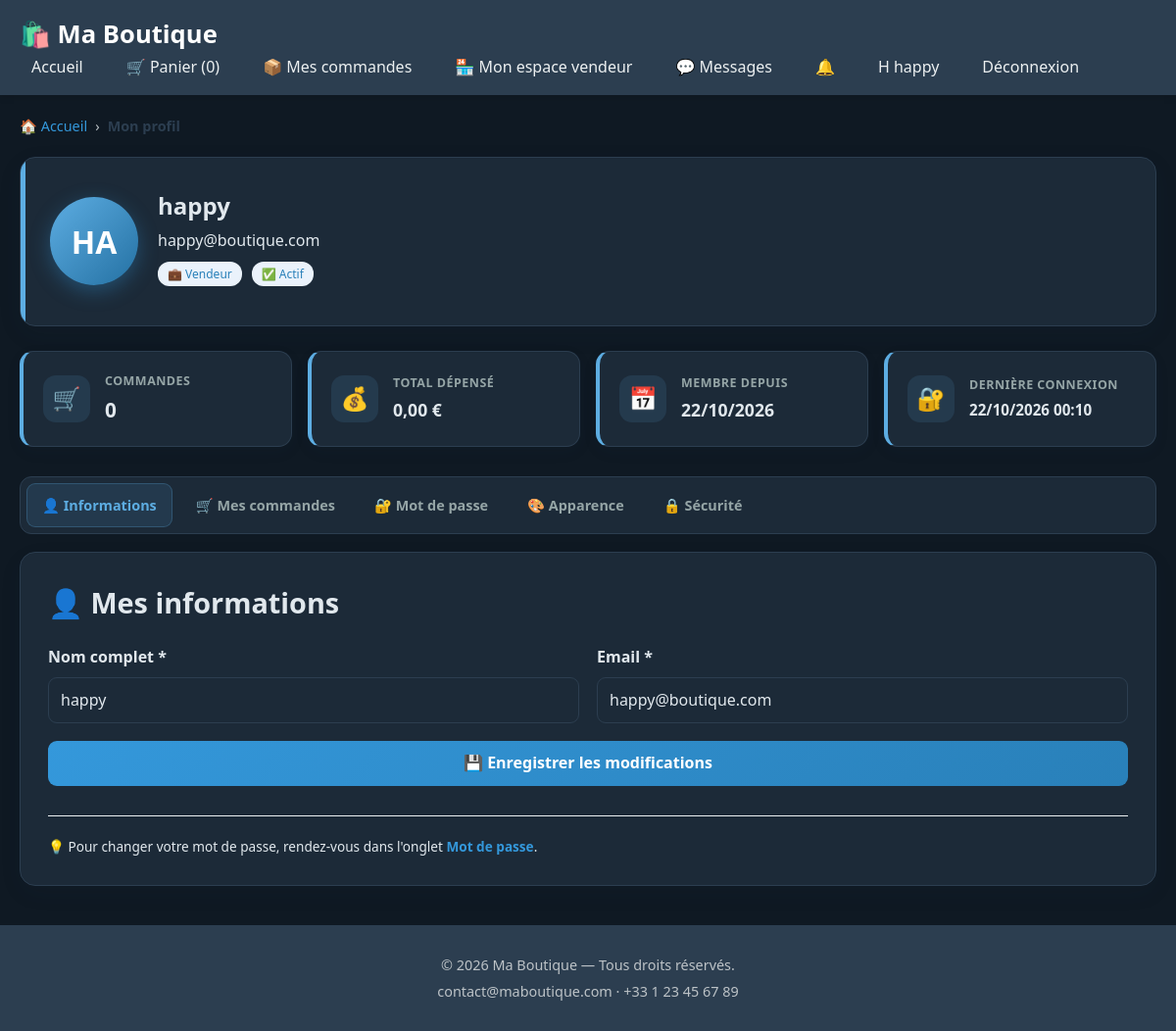
The page /profil.php (signed in) on the database as committed earlier.
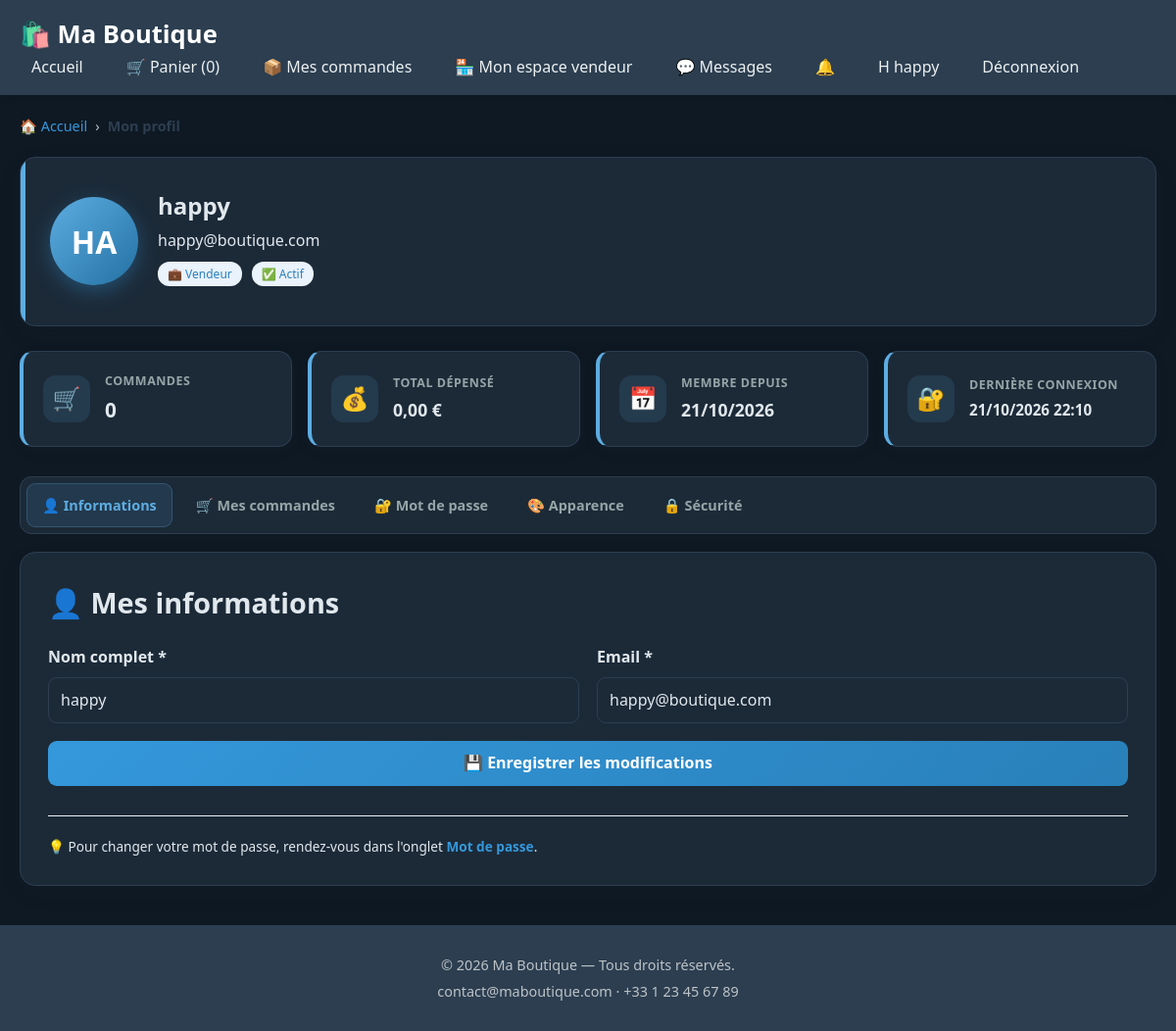
The same page on the database as committed later.
### tables this page shows
CREATE TABLE `utilisateurs` (
  `id` int(11) NOT NULL AUTO_INCREMENT,
  `nom` varchar(100) NOT NULL,
  `email` varchar(150) NOT NULL,
  `mot_de_passe` varchar(255) NOT NULL,
  `role` enum('admin','vendeur','client') DEFAULT 'client',
  `statut` enum('actif','en_attente','rejete') DEFAULT 'actif',
  `tentatives_connexion` int(11) DEFAULT 0,
  `verrouille_jusqua` datetime DEFAULT NULL,
  `double_auth_secret` varchar(255) DEFAULT NULL,
  `cree_le` timestamp NULL DEFAULT current_timestamp(),
  `date_validation` datetime DEFAULT NULL,
  `valide_par` int(11) DEFAULT NULL,
  PRIMARY KEY (`id`),
  UNIQUE KEY `email` (`email`)
);

CREATE TABLE `historique_connexions` (
  `id` int(11) NOT NULL AUTO_INCREMENT,
  `utilisateur_id` int(11) DEFAULT NULL,
  `ip_adresse` varchar(45) DEFAULT NULL,
  `date_connexion` timestamp NULL DEFAULT current_timestamp(),
  PRIMARY KEY (`id`),
  KEY `utilisateur_id` (`utilisateur_id`),
  CONSTRAINT `historique_connexions_ibfk_1` FOREIGN KEY (`utilisateur_id`) REFERENCES `utilisateurs` (`id`)
);

### profil.php (the view, shortened to what the changed rows need)
<?php
require_once 'config/init.php';
$onglet = $_GET['onglet'] ?? 'infos';
$stmt = $pdo->prepare("SELECT * FROM utilisateurs WHERE id = ?");
$stmt->execute([$_SESSION['user_id']]);
$user = $stmt->fetch();
$stmt = $pdo->prepare("
    SELECT date_connexion, ip_adresse
    FROM historique_connexions
    WHERE utilisateur_id = ?
    ORDER BY date_connexion DESC
    LIMIT 5
");
$stmt->execute([$_SESSION['user_id']]);
$connexions = $stmt->fetchAll();
$statut_ok = ($user['statut'] === 'actif');
include 'includes/header.php';
?>
<div class="profil-header">
    <div class="profil-avatar-large">
        <?= strtoupper(substr($user['nom'], 0, 2)) ?>
    </div>
    <div class="profil-header-info">
        <h1><?= htmlspecialchars($user['nom']) ?></h1>
        <p class="text-muted"><?= htmlspecialchars($user['email']) ?></p>
        <div style="display:flex;gap:10px;flex-wrap:wrap;margin-top:8px;">
            <span class="badge <?= $user['role'] === 'admin' ? 'badge-danger' : ($user['role'] === 'vendeur' ? 'badge-warning' : 'badge-success') ?>">
                <?= $user['role'] === 'admin' ? '👑' : ($user['role'] === 'vendeur' ? '💼' : '🛒') ?>
                <?= ucfirst($user['role']) ?>
            </span>
            <span class="badge <?= $statut_ok ? 'badge-success' : 'badge-warning' ?>">
                <?= $statut_ok ? '✅ Actif' : '⏳ ' . ucfirst($user['statut']) ?>
            </span>
        </div>
    </div>
</div>
<section class="stats-grid profile-stats">
    <div class="stat-card stat-orange">
        <div class="stat-content">
            <p class="stat-label">Membre depuis</p>
            <h3 class="stat-value" style="font-size:1.1rem;">
                <?= date('d/m/Y', strtotime($user['cree_le'])) ?>
            </h3>
        </div>
    </div>
    <div class="stat-card stat-blue">
        <div class="stat-content">
            <p class="stat-label">Dernière connexion</p>
            <h3 class="stat-value" style="font-size:0.95rem;">
                <?= !empty($connexions) ? date('d/m/Y H:i', strtotime($connexions[0]['date_connexion'])) : '—' ?>
            </h3>
        </div>
    </div>
</section>
<section class="card profile-content <?= in_array($onglet, ['commandes', 'securite'], true) ? 'profile-table-content' : '' ?>">
    <div class="card-body">
    <?php if ($onglet === 'infos'): ?>
        <h2 style="margin-bottom:20px;">👤 Mes informations</h2>
        <form method="POST" action="profil.php" class="form-grid">
            <div class="form-group">
                <label for="nom">Nom complet *</label>
                <input type="text" id="nom" name="nom" required
                       value="<?= htmlspecialchars($user['nom']) ?>">
            </div>
            <div class="form-group">
                <label for="email">Email *</label>
                <input type="email" id="email" name="email" required
                       value="<?= htmlspecialchars($user['email']) ?>">
            </div>
            <div class="form-group form-group-full">
                <button type="submit" class="btn-submit">💾 Enregistrer les modifications</button>
            </div>
        </form>
        <div style="margin-top:30px;padding-top:20px;border-top:1px solid #ecf0f1;">
            <p class="text-muted" style="font-size:0.85rem;">
                💡 Pour changer votre mot de passe, rendez-vous dans l'onglet
                <a href="?onglet=mot_de_passe" class="link">Mot de passe</a>.
            </p>
        </div>
    <?php endif; ?>
    </div>
</section>
<?php include 'includes/footer.php'; ?>

Rows that differ between the two databases and show on the page:
changed utilisateurs "HA": cree_le "22/10/2026" → "21/10/2026"
changed historique_connexions: date_connexion "22/10/2026 00:10" → "21/10/2026 22:10"
